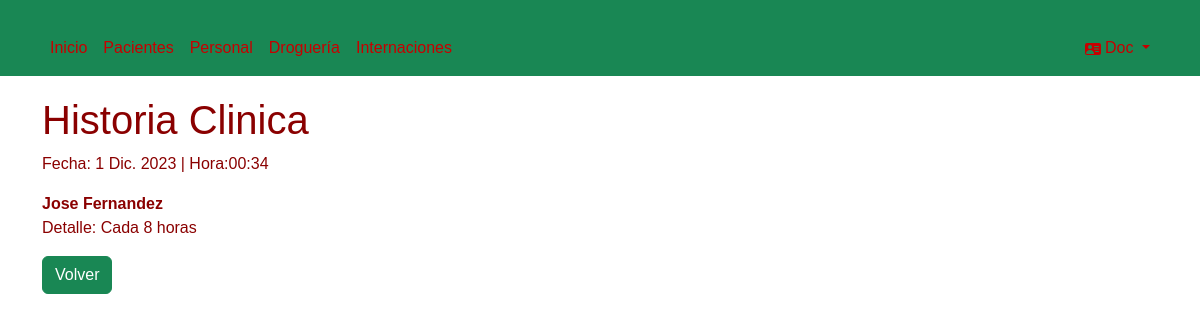
The app's page /gestion_internaciones/prescripcion/2/ (signed in) with its own data.
### gestion_internaciones/models.py (models this page shows, shortened)
class Prescripciones(models.Model):
    personal_paciente = models.ForeignKey("Personal_Paciente", on_delete=models.CASCADE)
    medicamentos = models.ForeignKey("Drogueria", on_delete=models.CASCADE)
    detalles_de_control = models.TextField()
    fecha = models.DateField(auto_now_add=True)
    hora = models.TimeField(auto_now_add=True)

class Personal_Paciente(models.Model):
    personal_a_cargo = models.ForeignKey("Personal",on_delete=models.CASCADE)
    paciente = models.ForeignKey("Pacientes",on_delete=models.CASCADE)

class Personal(models.Model):
    usuario = models.OneToOneField(User, on_delete=models.CASCADE)
    nombre_per = models.CharField(max_length=30)
    apellido_per = models.CharField(max_length=15)
    dni_per = models.CharField(max_length=10)
    domicilio_per = models.CharField(max_length=50)
    telefono_per = models.CharField(max_length=12)
    cargo = models.ForeignKey("Cargos",on_delete=models.CASCADE)
    def __str__(self):
        return f"{self.nombre_per} {self.apellido_per}"

### gestion_internaciones/views.py (the view)
# urls.py: path('prescripcion/<int:personal_paciente_id>/', views.ver_prescripciones, name='prescripciones'),
@medicos_required
def ver_prescripciones(request, personal_paciente_id):
    prescripciones = Prescripciones.objects.filter(personal_paciente_id=personal_paciente_id)
    context={
        'prescripciones': prescripciones
    }
    return render(request, 'prescripcion.html', context)

### gestion_internaciones/views.py (called while the page is built)
def medicos(user):
    return user.groups.filter(name='Grupo Medico').exists()

### gestion_internaciones/templates/prescripcion.html
{% extends "base.html" %}
{% block content %}
    <h1>Historia Clinica</h1>
    {% for i in prescripciones %}
        <p>Fecha: {{ i.fecha }} | Hora:{{ i.hora }}</p>
        <b>{{ i.personal_paciente.personal_a_cargo }}</b>
        <p>Detalle: {{ i.detalles_de_control }}</p>
    {% endfor %}
    <a href="{% url 'per_pac' %}">
        <button class="btn btn-success">Volver</button>
    </a>
{% endblock %}

### gestion_internaciones/templates/partials/navbar.html (shortened to what this page needs)
<nav class="navbar navbar-expand-lg bg-success" data-bs-theme="dark">
    <div class="container">
        <div class="collapse navbar-collapse" id="navbarSupportedContent">
            <ul class="navbar-nav me-auto mb-2 mb-lg-0">
                <li class="nav-item">
                    <a class="nav-link" href="{% url 'home' %}">Inicio</a>
                </li>
            {% if request.user.is_authenticated %}
                <li class="nav-item">
                    <a class="nav-link" href="{% url 'listapacientes' %}">Pacientes</a>
                </li>
                <li class="nav-item">
                    <a class="nav-link" href="{% url 'listapersonal' %}">Personal</a>
                </li>
                <li class="nav-item">
                    <a class="nav-link" href="{% url 'listadrogueria' %}">Droguería</a>
                </li>
                <li class="nav-item">
                    <a class="nav-link" href="{% url 'internaciones' %}">Internaciones</a>
                </li>
            </ul>
                <ul class="navbar-nav">
                    <li class="nav-item dropdown">
                        <a class="nav-link dropdown-toggle" href="#" role="button" data-bs-toggle="dropdown" aria-expanded="false">
                            {{ user.username | capfirst }}
                        </a>
                    </li>
                </ul>
            {% endif %}
        </div>
    </div>
</nav>

### gestion_internaciones/templates/base.html (style rules this page uses)
body { background: url('http://www.sanatoriomoreno.com.ar/Content/images/li-img1.jpg') no-repeat center center fixed; background-size: cover; margin: 0; padding: 0; color: rgb(138, 0, 0); font-family: 'Arial', sans-serif; }
.navbar { background-color: #026bdc; color: #870101; }
.nav-link { color: #c70000; }
.container { margin-top: 20px; }

### records on screen
Prescripciones: fecha "1 Dic. 2023", hora "00:34", personal_paciente.personal_a_cargo "Jose Fernandez", detalles_de_control "Cada 8 horas"

### other values on screen
{{ user.username | capfirst }} "Doc"
